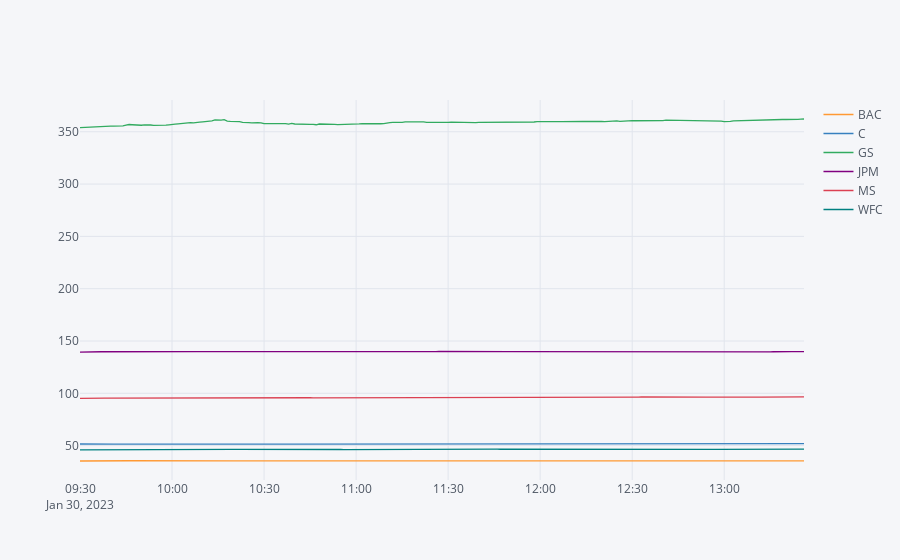

Write notebook code for a chart like this one.
### Code cell
#Line Plot for multiple stocks
data.xs(key='Close', axis=1, level='Stock Info').iplot()

### Figure 1 — Plotly figure (JSON) as saved in the notebook; plotly's stock layout.template omitted (floating-point values rounded to 4 significant figures; data arrays with more than 128 entries replaced by an {"elided": "..."} marker saying what was removed)
{"data": [{"line": {"color": "rgba(255, 153, 51, 1.0)", "dash": "solid", "shape": "linear", "width": 1.3}, "mode": "lines", "name": "BAC", "text": "", "type": "scatter", "x": {"elided": "237 str values"}, "y": {"elided": "237 float values"}}, {"line": {"color": "rgba(55, 128, 191, 1.0)", "dash": "solid", "shape": "linear", "width": 1.3}, "mode": "lines", "name": "C", "text": "", "type": "scatter", "x": {"elided": "237 str values"}, "y": {"elided": "237 float values"}}, {"line": {"color": "rgba(50, 171, 96, 1.0)", "dash": "solid", "shape": "linear", "width": 1.3}, "mode": "lines", "name": "GS", "text": "", "type": "scatter", "x": {"elided": "237 str values"}, "y": {"elided": "237 float values"}}, {"line": {"color": "rgba(128, 0, 128, 1.0)", "dash": "solid", "shape": "linear", "width": 1.3}, "mode": "lines", "name": "JPM", "text": "", "type": "scatter", "x": {"elided": "237 str values"}, "y": {"elided": "237 float values"}}, {"line": {"color": "rgba(219, 64, 82, 1.0)", "dash": "solid", "shape": "linear", "width": 1.3}, "mode": "lines", "name": "MS", "text": "", "type": "scatter", "x": {"elided": "237 str values"}, "y": {"elided": "237 float values"}}, {"line": {"color": "rgba(0, 128, 128, 1.0)", "dash": "solid", "shape": "linear", "width": 1.3}, "mode": "lines", "name": "WFC", "text": "", "type": "scatter", "x": {"elided": "237 str values"}, "y": {"elided": "237 float values"}}], "layout": {"autosize": true, "legend": {"bgcolor": "#F5F6F9", "font": {"color": "#4D5663"}}, "paper_bgcolor": "#F5F6F9", "plot_bgcolor": "#F5F6F9", "title": {"font": {"color": "#4D5663"}}, "xaxis": {"autorange": true, "gridcolor": "#E1E5ED", "range": ["2023-01-30 09:30", "2023-01-30 13:26"], "showgrid": true, "tickfont": {"color": "#4D5663"}, "title": {"font": {"color": "#4D5663"}, "text": ""}, "type": "date", "zerolinecolor": "#E1E5ED"}, "yaxis": {"autorange": true, "gridcolor": "#E1E5ED", "range": [17.12, 380.4], "showgrid": true, "tickfont": {"color": "#4D5663"}, "title": {"font": {"color": "#4D5663"}, "text": ""}, "type": "linear", "zerolinecolor": "#E1E5ED"}}}
